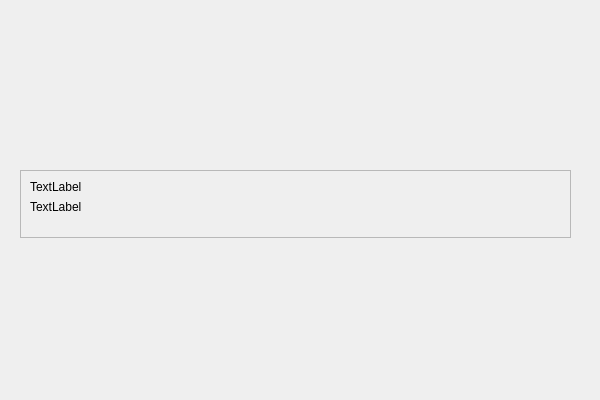
<?xml version="1.0" encoding="UTF-8"?>
<ui version="4.0">
 <class>Widget</class>
 <widget class="QWidget" name="Widget">
  <property name="geometry">
   <rect>
    <x>0</x>
    <y>0</y>
    <width>600</width>
    <height>400</height>
   </rect>
  </property>
  <property name="sizePolicy">
   <sizepolicy hsizetype="Preferred" vsizetype="Preferred">
    <horstretch>0</horstretch>
    <verstretch>0</verstretch>
   </sizepolicy>
  </property>
  <property name="minimumSize">
   <size>
    <width>600</width>
    <height>400</height>
   </size>
  </property>
  <property name="maximumSize">
   <size>
    <width>600</width>
    <height>400</height>
   </size>
  </property>
  <property name="windowTitle">
   <string>Range Slider Sample 2</string>
  </property>
  <widget class="QFrame" name="frame">
   <property name="geometry">
    <rect>
     <x>20</x>
     <y>170</y>
     <width>551</width>
     <height>68</height>
    </rect>
   </property>
   <property name="frameShape">
    <enum>QFrame::StyledPanel</enum>
   </property>
   <property name="frameShadow">
    <enum>QFrame::Raised</enum>
   </property>
   <layout class="QVBoxLayout" name="verticalLayout">
    <item>
     <widget class="QLabel" name="label">
      <property name="text">
       <string>TextLabel</string>
      </property>
     </widget>
    </item>
    <item>
     <widget class="QLabel" name="label_2">
      <property name="text">
       <string>TextLabel</string>
      </property>
     </widget>
    </item>
    <item>
     <widget class="RangeSlider" name="widgetRangeSlider" native="true"/>
    </item>
   </layout>
  </widget>
 </widget>
 <customwidgets>
  <customwidget>
   <class>RangeSlider</class>
   <extends>QWidget</extends>
   <header>rangeslider.h</header>
   <container>1</container>
  </customwidget>
 </customwidgets>
 <resources/>
 <connections/>
</ui>
